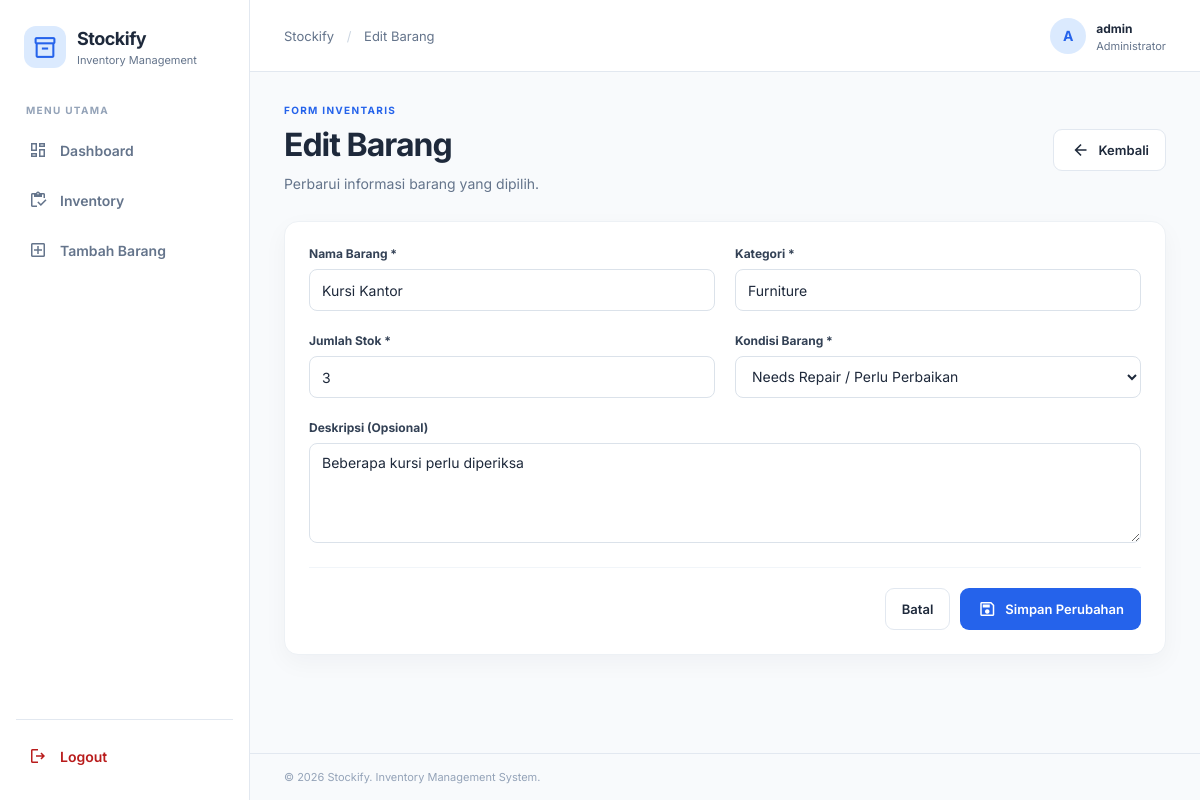
The app's page /edit_barang.php?id=3 (signed in) with its own data.
### tables this page shows
CREATE TABLE IF NOT EXISTS items (
    id INT UNSIGNED AUTO_INCREMENT PRIMARY KEY,
    item_name VARCHAR(150) NOT NULL,
    category VARCHAR(100) NOT NULL,
    quantity INT UNSIGNED NOT NULL DEFAULT 0,
    condition_status ENUM('Good', 'Needs Repair', 'Damaged') NOT NULL DEFAULT 'Good',
    description TEXT NULL,
    created_at TIMESTAMP DEFAULT CURRENT_TIMESTAMP,
    updated_at TIMESTAMP DEFAULT CURRENT_TIMESTAMP ON UPDATE CURRENT_TIMESTAMP
);

### edit_barang.php (the view, shortened to what this page needs)
<?php
require_once 'config/database.php';
$id = filter_input(INPUT_GET, 'id', FILTER_VALIDATE_INT);
$stmt = $pdo->prepare('SELECT * FROM items WHERE id = ?');
$stmt->execute([$id]);
$item = $stmt->fetch();
require 'includes/header.php';
?>
<section class="page-heading"><div><p class="eyebrow">FORM INVENTARIS</p><h1>Edit Barang</h1><p>Perbarui informasi barang yang dipilih.</p></div><a href="barang.php" class="btn btn-ghost"><span class="material-symbols-outlined">arrow_back</span>Kembali</a></section>
<section class="panel form-panel">
    <form method="post" class="form-stack" data-validate>
        <div class="form-grid">
            <div class="form-group"><label for="item_name">Nama Barang *</label><input id="item_name" name="item_name" value="<?= htmlspecialchars($item['item_name']) ?>" required maxlength="150"></div>
            <div class="form-group"><label for="category">Kategori *</label><input id="category" name="category" value="<?= htmlspecialchars($item['category']) ?>" required maxlength="100"></div>
            <div class="form-group"><label for="quantity">Jumlah Stok *</label><input id="quantity" name="quantity" type="number" min="0" value="<?= htmlspecialchars((string)$item['quantity']) ?>" required></div>
            <div class="form-group"><label for="condition_status">Kondisi Barang *</label><select id="condition_status" name="condition_status" required><?php foreach (['Good'=>'Good / Baik','Needs Repair'=>'Needs Repair / Perlu Perbaikan','Damaged'=>'Damaged / Rusak'] as $value=>$label): ?><option value="<?= $value ?>" <?= $item['condition_status'] === $value ? 'selected' : '' ?>><?= $label ?></option><?php endforeach; ?></select></div>
            <div class="form-group form-span"><label for="description">Deskripsi (Opsional)</label><textarea id="description" name="description" rows="4"><?= htmlspecialchars($item['description'] ?? '') ?></textarea></div>
        </div>
        <div class="form-actions"><a href="barang.php" class="btn btn-ghost">Batal</a><button class="btn btn-primary" type="submit"><span class="material-symbols-outlined">save</span>Simpan Perubahan</button></div>
    </form>
</section>
<?php require 'includes/footer.php'; ?>

### assets/css/style.css (style rules this page uses)
:root { --primary: #2563eb; --primary-dark: #1d4ed8; --ink: #1e293b; --muted: #64748b; --line: #e2e8f0; --surface: #ffffff; --background: #f8fafc; --green: #15803d; --orange: #b45309; --red: #b91c1c; --radius: 14px; --shadow: 0 8px 24px rgba(15, 23, 42, .04); }
* { box-sizing: border-box; }
body { margin: 0; font-family: Inter, Arial, sans-serif; background: var(--background); color: var(--ink); font-size: 14px; }
a { color: inherit; text-decoration: none; }
button, input, select, textarea { font: inherit; }
button, a, input, select, textarea { -webkit-tap-highlight-color: transparent; }
.material-symbols-outlined { font-size: 20px; vertical-align: middle; }
.nav-label, .eyebrow { color: #94a3b8; font-size: 10px; font-weight: 700; letter-spacing: 1.3px; }
.page-heading { display: flex; align-items: center; justify-content: space-between; gap: 20px; margin-bottom: 26px; }
.eyebrow { margin: 0 0 9px; color: var(--primary); }
h1, h2, h3, p { margin-top: 0; }
h1 { margin-bottom: 9px; font-size: clamp(25px, 3vw, 32px); letter-spacing: -1px; }
.page-heading p:not(.eyebrow) { color: var(--muted); margin-bottom: 0; line-height: 1.6; }
.btn { display: inline-flex; justify-content: center; align-items: center; gap: 8px; min-height: 42px; padding: 0 16px; border: 1px solid transparent; border-radius: 9px; font-weight: 600; font-size: 13px; cursor: pointer; transition: .2s ease; white-space: nowrap; }
.btn-primary { background: var(--primary); color: white; }
.btn-ghost { background: white; color: var(--ink); border-color: var(--line); }
.stat-card, .panel { background: var(--surface); border: 1px solid #edf1f5; border-radius: var(--radius); box-shadow: var(--shadow); }
.panel { overflow: hidden; margin-bottom: 24px; }
input, select, textarea { min-height: 42px; padding: 10px 12px; background: white; border: 1px solid #dbe2ea; border-radius: 8px; color: var(--ink); outline: none; width: 100%; }
select { cursor: pointer; }
textarea { resize: vertical; min-height: 100px; }
.form-panel { max-width: 950px; }
.form-stack { padding: 24px; }
.form-grid { display: grid; grid-template-columns: repeat(2, minmax(0, 1fr)); gap: 22px 20px; }
.form-group { display: flex; flex-direction: column; gap: 8px; }
.form-group label { font-size: 12px; font-weight: 700; color: #334155; }
.form-span { grid-column: 1 / -1; }
.form-actions { display: flex; justify-content: flex-end; gap: 10px; border-top: 1px solid #f1f5f9; padding-top: 20px; margin-top: 24px; }

### records on screen
items: item_name "Kursi Kantor", category "Furniture", quantity "3", condition_status "Needs Repair / Perlu Perbaikan", description "Beberapa kursi perlu diperiksa"

### other values on screen
$pageTitle "Edit Barang"
substr($_SESSION['admin_username'] ?? 'A', 0, 1) "A"
$_SESSION['admin_username'] "admin"
